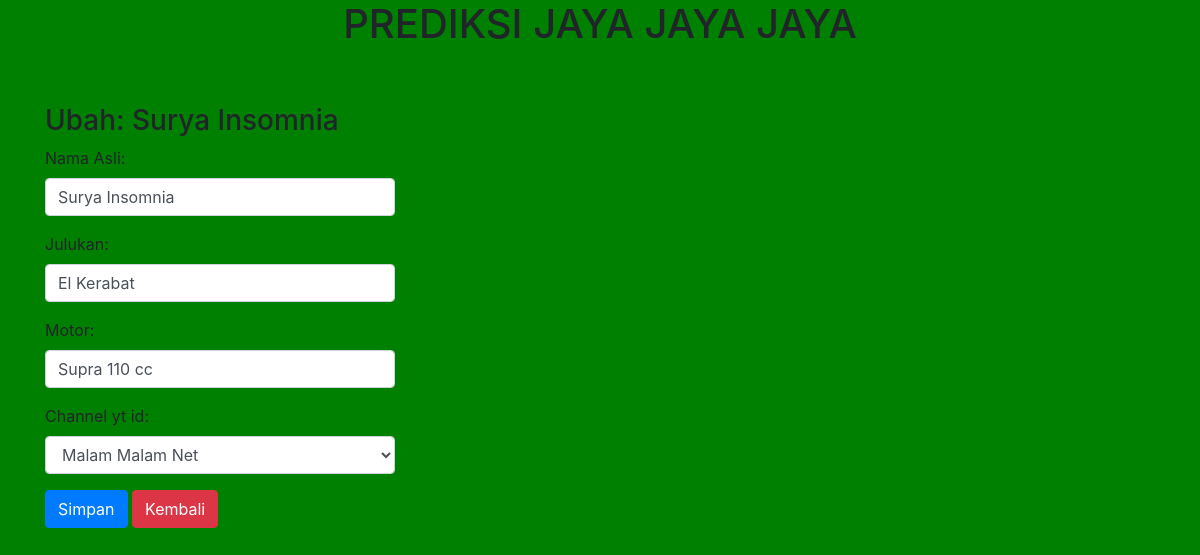
Screenshot of /anggota/ubah/3 with the database file from the repository.
### pred/models.py (models this page shows, shortened)
class Anggota(models.Model):
	Nama_Asli = models.CharField(max_length=30)
	Julukan = models.CharField(max_length=30)
	Motor = models.CharField(max_length=30)
	Channel_yt_id = models.ForeignKey(Channel_yt, on_delete=models.CASCADE, null=True)

### pred/views.py (the view)
# urls.py: path('anggota/ubah/<int:id_anggota>', ubah_anggota, name='ubah_anggota'),
def ubah_anggota(request, id_anggota):
	anggota=Anggota.objects.get(id=id_anggota)
	template="ubah-anggota.html"
	if request.POST:
		form = FormAnggota(request.POST, instance=anggota)
		if form.is_valid():
			form.save()
			messages.success(request, "Data berhasil diubah!")
			return redirect('ubah_anggota', id_anggota=id_anggota)
	else:
		form=FormAnggota(instance=anggota)
		konteks = {
		'form' : form,
		'anggota' : anggota
		}
	return render(request, template, konteks)

### pred/forms.py
class FormAnggota(ModelForm):
	class Meta:
		model = Anggota
		fields ='__all__'
		widgets = {
		'Nama_Asli' : forms.TextInput({'class':'form-control'}),
		'Julukan' : forms.TextInput({'class':'form-control'}),
		'Motor' : forms.TextInput({'class':'form-control'}),
		'Channel_yt_id' : forms.Select({'class':'form-control'}),
		}

### pred/models.py (called while the page is built)
	def __str__(self):
		return self.Channel

### pred/templates/ubah-anggota.html (shortened to what this page needs)
{% extends 'base.html' %}
{% block content %}
	<div class="container">
		<div class="row">
			<div class="col-md-4">
				<h3> Ubah: {{anggota.Nama_Asli}}</h3>
				<form action="{% url 'ubah_anggota' anggota.id %}" method="post">
					{{ form.as_p}}
					<button class="btn btn-primary">Simpan</button>
					<a href="/anggota" class="btn btn-danger">Kembali</a>
				</form>
			</div>
		</div>
	</div>
{% endblock %}

### static/css/style.css (style rules this page uses)
.body { background-color: green; }

### rows the page displays
Anggota: Nama_Asli "Surya Insomnia", Julukan "El Kerabat", Motor "Supra 110 cc", Channel_yt_id "Malam Malam Net"
